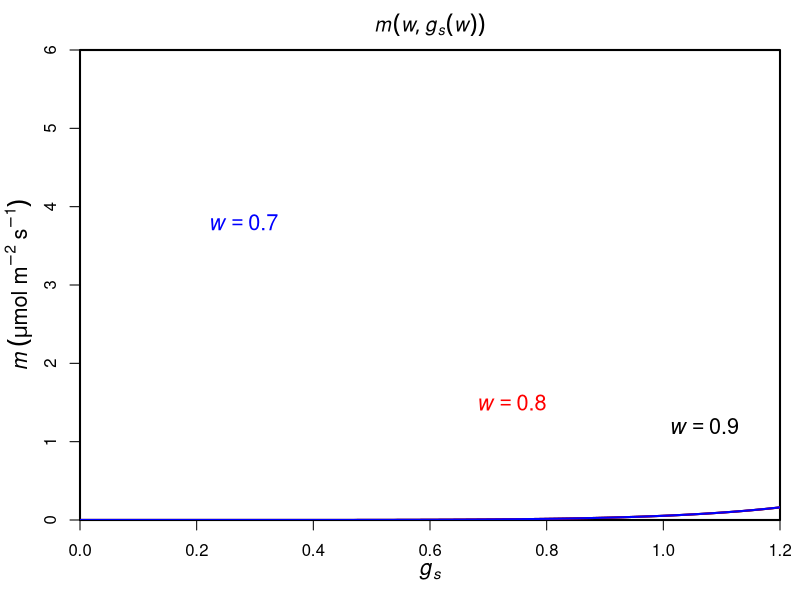

This chart was generated by the following R code:

#options(digits=20)
w0f <- function(w0, gs=0,
                ca=400, Vcmax=50, cp=30, Km=703, Rd=1,
                a=1.6, nZ=0.5, p=43200, l=1.8e-5, LAI=1, h=l*a*LAI/nZ*p, VPD=0.02,
                pe=-1.58*10^-3, b=4.38, h2=h/1000, kmax=5, c=5.71, d=10.05, h3=10){
  res <- ((-c)*h*h2*h3*(ca+Km)*kmax*LAI*pe*(ca*(Rd-Vcmax)+2*cp*Vcmax+Km*(Rd+Vcmax))*VPD*w0^b*(-(pe/(w0^b*d)))^c-c^2*h^2*h3^2*(ca*(Rd-Vcmax)+2*cp*Vcmax+Km*(Rd+Vcmax))*VPD^2*w0^(2*b)*(-(pe/(w0^b*d)))^(2*c)-sqrt(c*h*h3*(cp+Km)*Vcmax*(Km*Rd+ca*(Rd-Vcmax)+cp*Vcmax)*VPD*w0^b*(-(pe/(w0^b*d)))^c*(h2*(ca+Km)*kmax*LAI*pe+c*h*h3*VPD*w0^b*(-(pe/(w0^b*d)))^c)*(h2*(ca+Km)*kmax*LAI*pe+2*c*h*h3*VPD*w0^b*(-(pe/(w0^b*d)))^c)^2))/(w0^b*(-(pe/(w0^b*d)))^c)/(c*h*h3*(ca+Km)^2*VPD*(h2*(ca+Km)*kmax*LAI*pe+c*h*h3*VPD*w0^b*(-(pe/(w0^b*d)))^c))
  return(abs(res))
}

w0 <- optimize(w0f, c(0.55, 0.9), tol=.Machine$double.eps)$minimum

mf1 <- function(gs,
                a=1.6, LAI=1, nZ=0.5, p=43200, l=1.8e-5, h=l*a*LAI/nZ*p, VPD=0.02,
                pe=-1.58*10^-3, b=4.38, h2=h/1000, kmax=5, c=5.71, d=10.05, h3=10){
  
  ps <- pe*(w0+(1-w0)*w)^(-b)
  kf <- function(x)kmax*exp(-(-x/d)^c)
  f1 <- function(x)-((ps-x)*h2*kf(x))
  minimum <- optimize(f1, c(-20,0))$minimum
  f2 <- function(x)((ps-x)*h2*kf(x)-h*VPD*gs)^2
  px <- optimize(f2, c(minimum, ps))$minimum
  
  k <- kf(px)
  PLC <- 1-k/kmax
  res <- h3*PLC
  return(res)
}
mf2 <- Vectorize(mf1)

gsmax1 <- function(w,
                   a=1.6, nZ=0.5, p=43200, l=1.8e-5, LAI=1, h=l*a*LAI/nZ*p, VPD=0.02,
                   pe=-1.58*10^-3, b=4.38, h2=h/1000, kmax=5, c=5.71, d=10.05){
  ps <- pe*(w0+(1-w0)*w)^(-b)
  kf <- function(x)kmax*exp(-(-x/d)^c)
  f1 <- function(x)-((ps-x)*h2*kf(x))
  pxmin <- optimize(f1, c(-20,0), tol = .Machine$double.eps)$minimum
  gsmax <- (ps-pxmin)*h2*kf(pxmin)/(h*VPD)
  return(gsmax)
}
gsmax2 <- Vectorize(gsmax1)

# Figure
windows(8, 6)
par(mgp = c(2.2, 1, 0), xaxs = "i", yaxs = "i", lwd = 2, mar=c(4, 4, 2.5, 1), mfrow=c(1,1))
w <- (0.9-w0)/(1-w0)
gsmax <- gsmax2(w)
curve(mf2, 0, gsmax,
      main=expression(italic(m(w,g[s](w)))),
      xlab=expression(italic(g[s])), 
      ylab=expression(italic(m)~(mu*mol~m^-2~s^-1)),
      xlim=c(0, 1.2), ylim=c(0, 6),
      cex.lab=1.3)
text(x=1.07, y=1.2, labels=expression(italic(w)==0.9), col="black", cex=1.3)
w <- (0.8-w0)/(1-w0)
gsmax <- gsmax2(w)
curve(mf2, 0, gsmax, col="red", add=T)
text(x=0.74, y=1.5, labels=expression(italic(w)==0.8), col="red", cex=1.3)
w <- (0.7-w0)/(1-w0)
gsmax <- gsmax2(w)
curve(mf2, 0, gsmax, col="blue", add=T)
text(x=0.28, y=3.8, labels=expression(italic(w)==0.7), col="blue", cex=1.3)
